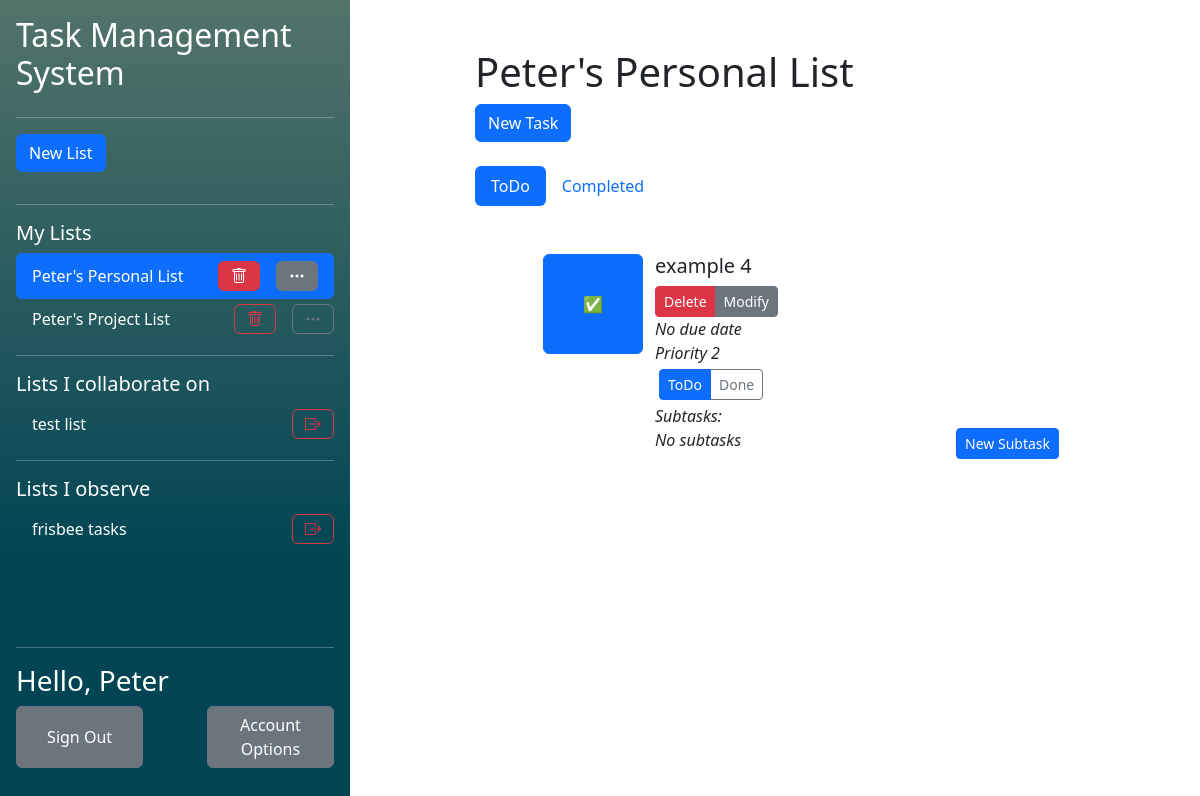
Page /php/index.php?listid=1 (signed in) on the earlier database version.
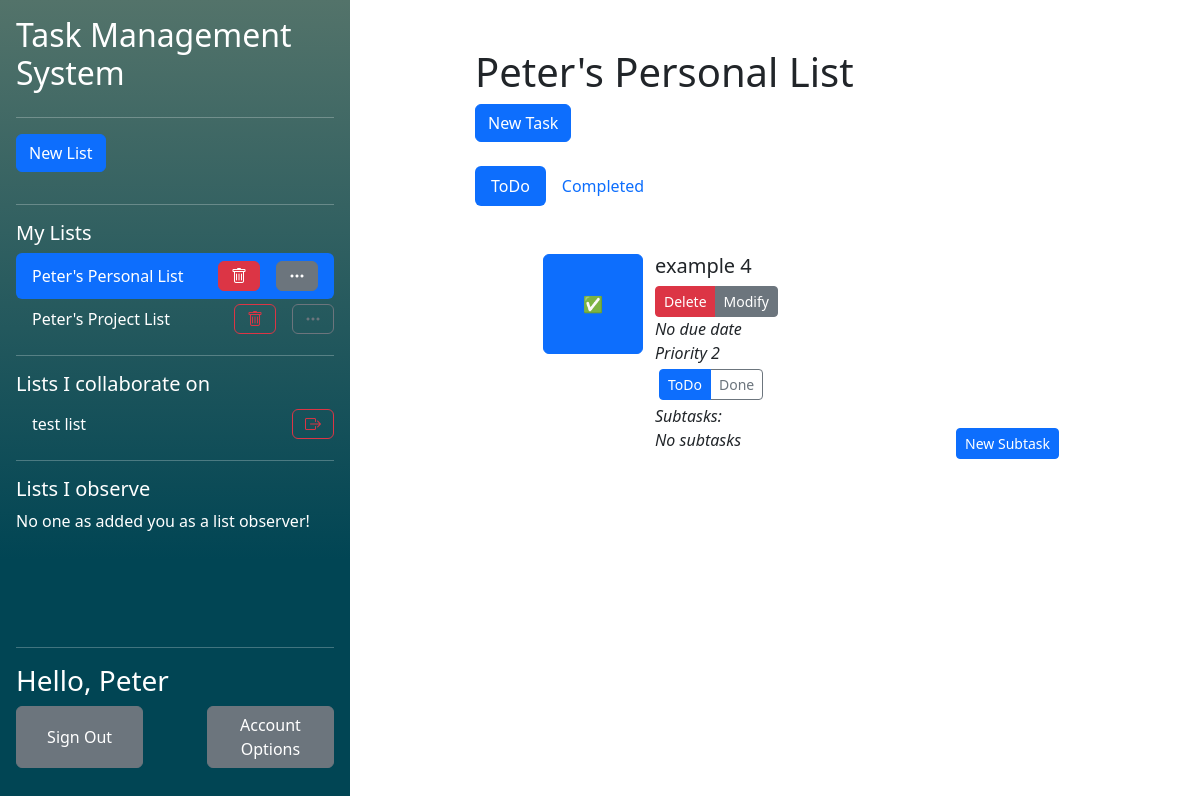
Same page on the later database version.
### tables this page shows
CREATE TABLE "UserLists" (
	"user_id"	TEXT,
	"list_id"	TEXT,
	"collaborator"	INTEGER,
	"observer"	INTEGER,
	PRIMARY KEY("user_id","list_id"),
	FOREIGN KEY("user_id") REFERENCES "Users"("user_id") ON DELETE CASCADE ON UPDATE CASCADE,
	FOREIGN KEY("list_id") REFERENCES "Lists"("list_id") ON DELETE CASCADE ON UPDATE CASCADE
);

CREATE TABLE "Lists"
(
    list_id        INTEGER not null
        primary key autoincrement,
    list_name      TEXT    not null,
    list_completed REAL    not null
);

CREATE TABLE "Tasks" (
	"task_id"	INTEGER NOT NULL,
	"task_name"	TEXT NOT NULL,
	"task_completed"	INTEGER NOT NULL,
	"list_id"	INTEGER NOT NULL,
	"order_in_list"	INTEGER NOT NULL,
	"assigned_collaborator_id"	INTEGER,
	"task_due_date"	INTEGER,
	"task_priority"	INTEGER,
	FOREIGN KEY("assigned_collaborator_id") REFERENCES "Users"("user_id"),
	FOREIGN KEY("list_id") REFERENCES "Lists"("list_id") ON DELETE CASCADE,
	PRIMARY KEY("task_id" AUTOINCREMENT)
);

### php/components/TaskList.php (the view, shortened to what the changed rows need)
<?php require 'components/NewTaskPopup.php';
$listid = isset($_GET['listid']) ? $_GET['listid'] : false;
?>
<h1>
    <?php if (getListNameFromID($listid) != false && array_key_exists('list_name', getListNameFromID($listid)[0])) echo getListNameFromID($listid)[0]['list_name']?>
</h1>
<?php if ($listid != false):?>
<?php if(checkUserListAccess(htmlspecialchars($listid), getUIDFromCreds())): ?>
    <button type="button" class="btn btn-primary" data-bs-toggle="modal" data-bs-target="#NewTaskModal">
        New Task
    </button>
<?php else: ?>
    A list created by <b><?php echo getListOwnerFullName($listid)?></b><br/>
<?php endif;?>
<br/><br/>
<div class="tab-content" id="pills-tabContent">
    <div class="tab-pane fade show active" id="pills-todo" role="tabpanel" aria-labelledby="pills-todo-tab" tabindex="0">
        <div class="p-3">
            <ol>
                <?php
                if (getUncompletedTasksFromList($listid) != null):
                foreach (getUncompletedTasksFromList($listid) as $item):?>
                    <ul>
                            <div class="row">
                                <button class='btn btn-primary col' style="flex: none; width: 10%; min-width: 100px; height: 10%; min-height: 100px;" type='submit' name="<?php echo $item['task_id']?>" form="complete<?php echo $item['task_id']?>">✅</button>
                                <div class="col">
                                    <div class="row">
                                        <div class="col">
                                            <h5><?php echo $item['task_name']?></h5>
                                        </div>
                                        <br/>
                                        <?php if (checkUserListAccess($listid, getUIDFromCreds())):?>
                                        <div>
                                            <div class="btn-group">
                                                <button class="btn btn-danger btn-sm" onclick="window.location.href='deleteTask.php?taskid=<?php echo $item['task_id'];?>'">Delete</button>
                                                <button class="btn btn-secondary btn-sm" onclick="window.location.href='modifyTask.php?taskid=<?php echo $item['task_id'];?>'">Modify</button>
                                            </div>
                                        </div>
                                        <?php endif;?>
                                        <i><?php if(isset($item['task_due_date'])){
                                                echo "Due ".$item['task_due_date'];
                                            } else {
                                                echo 'No due date';
                                            }?></i> <br/>
                                        <i><?php if(($item['task_priority']) != 0){
                                                echo 'Priority '.$item['task_priority'];
                                            } else {
                                                echo 'No priority';
                                            }?></i>
                                    </div>
                                    <div class="">
                                        <ul class="btn-group p-1" id="pills-tab-subtask<?php echo $item['task_id']?>" role="tablist">
                                                <button class="btn btn-outline-primary active btn-sm" id="pills-subtask-uncomplete-<?php echo $item['task_id']?>-tab" data-bs-toggle="pill" data-bs-target="#pills-subtask-uncomplete-<?php echo $item['task_id']?>" type="button" roll="tab">ToDo</button>
                                                <button class="btn btn-outline-secondary btn-sm" id="pills-subtask-complete-<?php echo $item['task_id']?>-tab" data-bs-toggle="pill" data-bs-target="#pills-subtask-complete-<?php echo $item['task_id']?>" type="button" roll="tab">Done</button>
                                        </ul>
                                    </div>
                                    <div class="tab-content" id="pills-tabContent-subtask">
                                        <div class="tab-pane fade show active" id="pills-subtask-uncomplete-<?php echo $item['task_id']?>" role="tabpanel" aria-labelledby="pills-subtask-uncomplete-<?php echo $item['task_id']?>-tab" tabindex="0">
                                            <div class="flex-grow-1 align-middle"><i class="align-middle">Subtasks:</i></div>
                                            <?php if(getUncompletedSubtasksFromTask($item['task_id']) != null): ?>
                                            <div class="d-flex flex-row pb-1">
                                                <div>
                                                    <?php if (!checkObserverListAccess($listid, getUIDFromCreds())):?> <button class="btn btn-primary btn-sm" type="submit" onclick="window.location.href='newSubTask.php?taskid=<?php echo $item['task_id']?>'">New Subtask</button> <?php endif;?>
                                                </div>
                                            </div>
                                                <?php $bgcolour = true;?>
                                                <?php foreach (getUncompletedSubtasksFromTask($item['task_id']) as $subtask): ?>
                                                    <form id="completeSubtask<?php echo $subtask['sub_task_id']?>" action="<?php echo htmlspecialchars($_SERVER["PHP_SELF"])."?subtaskid=".$subtask['sub_task_id']."&type=completesubtask&listid=".$listid;?>" method="post" name="completeSubtask" style="height: 0px; width: 0px" hidden></form>
                                                    <div class=" d-flex flex-row rounded"  <?php if($bgcolour) {
                                                                                                echo 'style="background-color: darkgrey"';
                                                                                                $bgcolour = false;
                                                                                                } else{
                                                                                                $bgcolour = true;
                                                                                            }?>>
                                                            <div class="p-1">
                                                                <button form="completeSubtask<?php echo $subtask['sub_task_id']?>" class="btn btn-primary btn-sm" type="submit">✅</button>
                                                            </div>
                                                            <div class="p-1 flex-grow-1">
                                                                <i><b><?php echo $subtask["sub_task_name"];?></b></i>
                                                            </div>
                                                            <div class="p-1">
                                                                <i><?php if(isset($subtask['sub_task_due_date'])){
                                                                        echo "Due ".$subtask['sub_task_due_date'];
                                                                    } else {
                                                                        echo 'No due date';
                                                                    }?></i>
                                                            </div>
                                                                <div class="p-1 pe-2">
                                                                    <i><?php if(($subtask['sub_task_priority']) != 0){
                                                                            echo 'Priority '.$subtask['sub_task_priority'];
                                                                        } else {
                                                                            echo 'No priority';
                                                                        }?></i>
                                                                </div>
                                                    </div>
                                                <?php endforeach;?>
                                            <?php else:?>
                                            <div class="d-flex">
                                                <i class="flex-grow-1 col">No subtasks</i>
                                                <?php if (!checkObserverListAccess($listid, getUIDFromCreds())):?> <button class="btn btn-primary btn-sm" type="submit" onclick="window.location.href='newSubTask.php?taskid=<?php echo $item['task_id']?>'">New Subtask</button> <?php endif;?>
                                            </div>
                                            <?php endif;?>
                                        </div>
                                    </div>
                                </div>
                            </div>
                    </ul>
                <?php endforeach;
                else:?>
                <h2>You have no Tasks!</h2>
                Create a task using the new task button, or ask the list administrator.
                <?php endif;?>
            </ol>
        </div>
    </div>
</div>
<?php else: ?>
<h1>No List selected!</h1>
Create or select a list using the sidebar!
<?php endif;?>

### php/components/ListList.php (shortened to what the changed rows need)
<?php $ListIDInURL = isset($_GET['listid']) ? $_GET['listid'] : false;?>
<ul class="nav nav-pills flex-column mb-auto overflow-y-auto">
    <li class="hstack gap-3 pb-3">
    </li>
    <hr/>
    <h5>My Lists</h5>
    <?php
    if (getOwnedListsForCurrentUser() != null):
        foreach (getOwnedListsForCurrentUser() as $listID):
            if($listID[0] == $ListIDInURL):?>
                <li class="hstack gap-3 nav-link active text-white">
                    <div class="">
                        <?php echo getListNameFromID($listID[0])[0][0]?>
                    </div>
                    <button class="btn btn-danger ms-auto" onclick="location.href='listAction.php?action=delete&listid=<?php echo $ListIDInURL?>'"><i class="bi bi-trash"></i></button>
                    <button class="btn btn-secondary"  onclick="location.href='modifyList.php?listid=<?php echo $ListIDInURL?>'"><i class="bi bi-three-dots"></i></button>
                </li>
            <?php else:?>
                <li class="hstack gap-3">
                    <div class="nav-link text-white">
                        <a class="navbarList" href="<?php echo "index.php?listid=$listID[0]"?>">
                            <?php echo getListNameFromID($listID[0])[0][0]?>
                        </a>
                    </div>
                    <button class="btn btn-outline-danger ms-auto" onclick="location.href='listAction.php?action=delete&listid=<?php echo $ListIDInURL?>'"><i class="bi bi-trash"></i></button>
                    <button class="btn btn-outline-secondary" onclick="location.href='modifyList.php?listid=<?php echo $ListIDInURL?>'"><i class="bi bi-three-dots"></i></button>
                </li>
            <?php endif;?>
    <?php endforeach;
    else:?>
        You have not created a list! Click the <b>"New List"</b> button to get started!
    <?php endif;?>
    <hr/>
    <h5>Lists I collaborate on</h5>
    <?php
    if (getCollabListsForCurrentUser() != null):
        foreach (getCollabListsForCurrentUser() as $listID):
            if($listID[0] == $ListIDInURL):?>
                <li class="hstack gap-3 nav-link active text-white">
                    <div class="">
                        <?php echo getListNameFromID($listID[0])[0][0]?>
                    </div>
                    <button class="btn btn-danger ms-auto" onclick="location.href='listAction.php?action=leave&listid=<?php echo $ListIDInURL?>'"><i class="bi bi-box-arrow-right"></i></button>
                </li>
            <?php else:?>
                <li class="hstack gap-3">
                    <div class="nav-link text-white">
                        <a class="navbarList" href="<?php echo "index.php?listid=$listID[0]"?>">
                            <?php echo getListNameFromID($listID[0])[0][0]?>
                        </a>
                    </div>
                    <button class="btn btn-outline-danger ms-auto" onclick="location.href='listAction.php?action=leave&listid=<?php echo $ListIDInURL?>'"><i class="bi bi-box-arrow-right"></i></button>
                </li>
            <?php endif;?>
        <?php endforeach;
     else:?>
     No one has shared a list with you!
    <?php endif;?>
    <hr/>
    <h5>Lists I observe</h5>
    <?php if (getObserverListsForCurrentUser() != null):
        foreach (getObserverListsForCurrentUser() as $listID):
        if($listID[0] == $ListIDInURL):?>
            <li class="hstack gap-3 nav-link active text-white">
                <div class="">
                    <?php echo getListNameFromID($listID[0])[0][0]?>
                </div>
                <button class="btn btn-danger ms-auto" onclick="location.href='listAction.php?action=leave&listid=<?php echo $ListIDInURL?>'"><i class="bi bi-box-arrow-right"></i></button>
            </li>
        <?php else:?>
            <li class="hstack gap-3">
                <div class="nav-link text-white">
                    <a class="navbarList" href="<?php echo "index.php?listid=$listID[0]"?>">
                        <?php echo getListNameFromID($listID[0])[0][0]?>
                    </a>
                </div>
                <button class="btn btn-outline-danger ms-auto" onclick="location.href='listAction.php?action=leave&listid=<?php echo $ListIDInURL?>'"><i class="bi bi-box-arrow-right"></i></button>
            </li>
        <?php endif;?>
    <?php endforeach; else:?>
    No one as added you as a list observer!
    <?php endif;?>
</ul>

Differences in the rows shown:
removed userlists: list.list_name "frisbee tasks", shown under "Lists I observe"
Other differences:
text now shown: "No one as added you as a list observer!"
